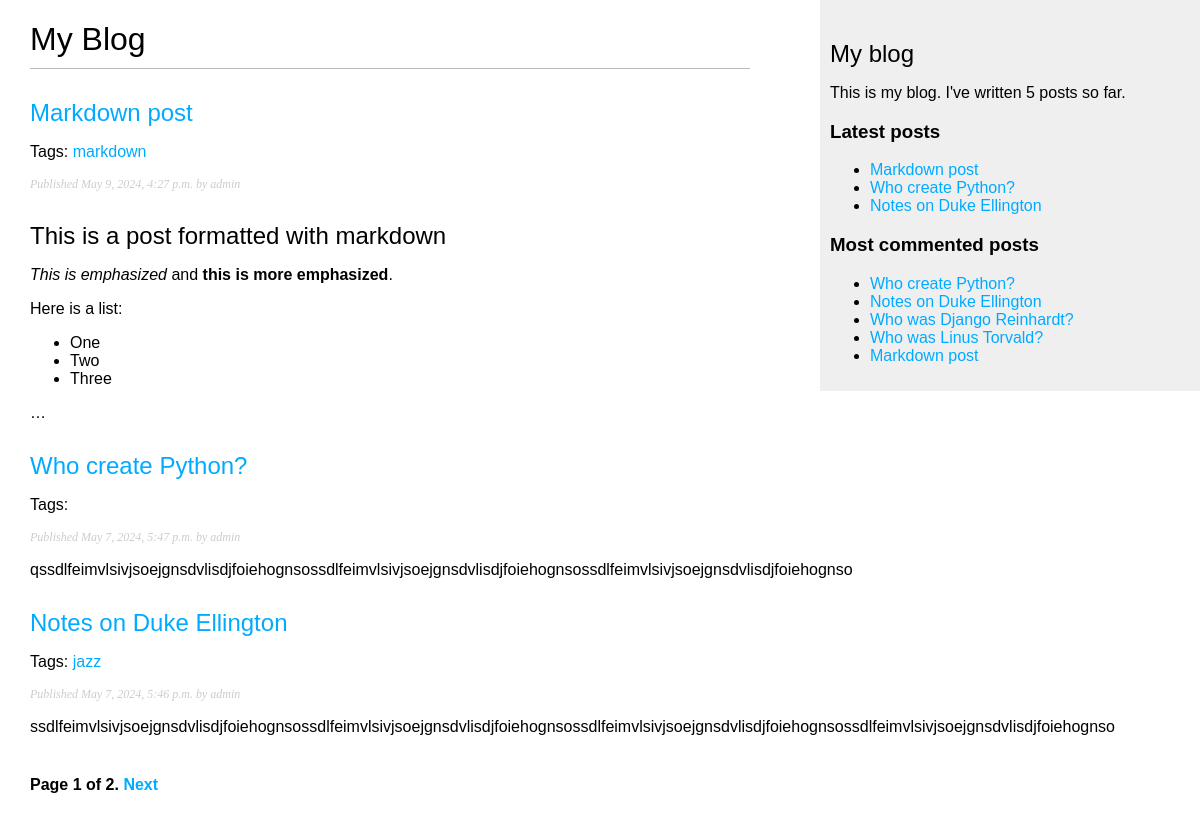
Screenshot of /blog/ with the database file from the repository.
### blog/models.py (models this page shows, shortened)
class Post(models.Model):
    class Status(models.TextChoices):
        DRAFT = 'DF', 'Draft'
        PUBLISHED = 'PB', 'Published'
    title = models.CharField(max_length=250)
    slug = models.SlugField(max_length=250, unique_for_date='publish')
    author = models.ForeignKey(User, on_delete=models.CASCADE, related_name='blog_posts')
    body = models.TextField()
    tags = TaggableManager()
    publish = models.DateTimeField(default=timezone.now)
    created = models.DateTimeField(auto_now_add=True)
    updated = models.DateTimeField(auto_now=True)
    status = models.CharField(max_length=2, choices=Status.choices, default=Status.DRAFT)
    objects = models.Manager()
    published = PublishedManager()
    class Meta:
        ordering = ['-publish']
        indexes = [
            models.Index(fields=['-publish'])
        ]
    def get_absolute_url(self):
        return reverse('blog:post_detail', args=[self.publish.year, self.publish.month, self.publish.day, self.slug])

### blog/views.py (the view)
# urls.py: path('', views.post_list, name='post_list'),
def post_list(request, tag_slug=None):
    post_list = Post.published.all()
    tag = None
    if tag_slug:
        tag = get_object_or_404(Tag, slug=tag_slug)
        post_list = post_list.filter(tags__in=[tag])
    paginator = Paginator(post_list, 3)
    page_number = request.GET.get('page', 1)
    try:
        posts = paginator.page(page_number)
    except PageNotAnInteger:
        posts = paginator.page(1)
    except EmptyPage:
        posts = paginator.page(paginator.num_pages)
    return render(request, 'blog/post/list.html', {'posts': posts, 'tag': tag})

### blog/models.py (called while the page is built)
    def get_queryset(self):
        return super().get_queryset().filter(status=Post.Status.PUBLISHED)

### blog/templatetags/blog_tags.py (called while the page is built)
@register.simple_tag
def total_posts():
    return Post.published.count()

@register.inclusion_tag('blog/post/latest_posts.html')
def show_latest_posts(count=5):
    latest_posts = Post.published.order_by('-publish')[:count]
    return {'latest_posts': latest_posts}

@register.simple_tag
def get_most_commented_posts(count=5):
    return Post.published.annotate(total_comments=Count('comments')).order_by('-total_comments')[:count]

@register.filter(name='markdown')
def markdown_format(text):
    return mark_safe(markdown.markdown(text))

### blog/templates/blog/post/list.html (shortened to what this page needs)
{% extends "blog/base.html" %}
{% load blog_tags %}
{% block content %}
    <h1>My Blog</h1>
    {% for post in posts %}
        <h2>
            <a href="{{ post.get_absolute_url }}">
                {{ post.title }}
            </a>
        </h2>
        <p class="tags">
            Tags:
            {% for tag in post.tags.all %}
                <a href="{% url "blog:post_list_by_tag" tag.slug %}">
                    {{ tag.name }}
                </a>
            {% endfor %}
        </p>
        <p class="date">
            Published {{ post.publish }} by {{ post.author }}
        </p>
        {{ post.body|markdown|truncatewords_html:30 }}
    {% endfor %}
    {% include "blog/pagination.html" with page=posts %}
{% endblock %}

### blog/templates/blog/base.html (shortened to what this page needs)
{% load static %}
{% load blog_tags %}
<!DOCTYPE html>
<html>
<head>
    <link href="{% static "css/blog.css" %}" rel="stylesheet">
</head>
<body>
<div id="content">
    {% block content %}
    {% endblock %}
</div>
<div id="sidebar">
    <h2>My blog</h2>
    <p>
        This is my blog.
        I've written {% total_posts %} posts so far.
    </p>
    <h3>Latest posts</h3>
    {% show_latest_posts 3 %}
    <h3>Most commented posts</h3>
    {% get_most_commented_posts as most_commented_posts %}
    <ul>
        {% for post in most_commented_posts %}
            <li>
                <a href="{{ post.get_absolute_url }}">{{ post.title }}</a>
            </li>
        {% endfor %}
    </ul>
</div>
</body>
</html>

### blog/templates/blog/post/latest_posts.html
<ul>
    {% for post in latest_posts %}
        <li>
            <a href="{{ post.get_absolute_url }}">{{ post.title }}</a>
        </li>
    {% endfor %}
</ul>

### blog/static/css/blog.css (style rules this page uses)
body { margin:0; padding:0; font-family:helvetica, sans-serif; }
a { color:#00abff; text-decoration:none; }
h1 { font-weight:normal; border-bottom:1px solid #bbb; padding:0 0 10px 0; }
h2 { font-weight:normal; margin:30px 0 0; }
#content { float:left; width:60%; padding:0 0 0 30px; }
#sidebar { float:right; width:30%; padding:10px; background:#efefef; height:100%; }
p.date { color:#ccc; font-family: georgia, serif; font-size: 12px; font-style: italic; }

### rows the page displays
Post: title "Markdown post", publish "May 9, 2024, 4:27 p.m.", author "admin", body "This is a post formatted with markdown This is emphasized and this is more emphasized . Here is a list: One Two Three …"
Tag: name "markdown"
Post: title "Who create Python?", publish "May 7, 2024, 5:47 p.m.", author "admin", body "qssdlfeimvlsivjsoejgnsdvlisdjfoiehognsossdlfeimvlsivjsoejgnsdvlisdjfoiehognsossdlfeimvlsivjsoejgnsdvlisdjfoiehognso"
Post: title "Notes on Duke Ellington", publish "May 7, 2024, 5:46 p.m.", author "admin", body "ssdlfeimvlsivjsoejgnsdvlisdjfoiehognsossdlfeimvlsivjsoejgnsdvlisdjfoiehognsossdlfeimvlsivjsoejgnsdvlisdjfoiehognsossdlfeimvlsivjsoejgnsdvlisdjfoiehognso"
Tag: name "jazz"
Post: title "Who was Django Reinhardt?"
Post: title "Who was Linus Torvald?"

### other values shown
{{ page.number }} "1"
{{ page.paginator.num_pages }} "2"
